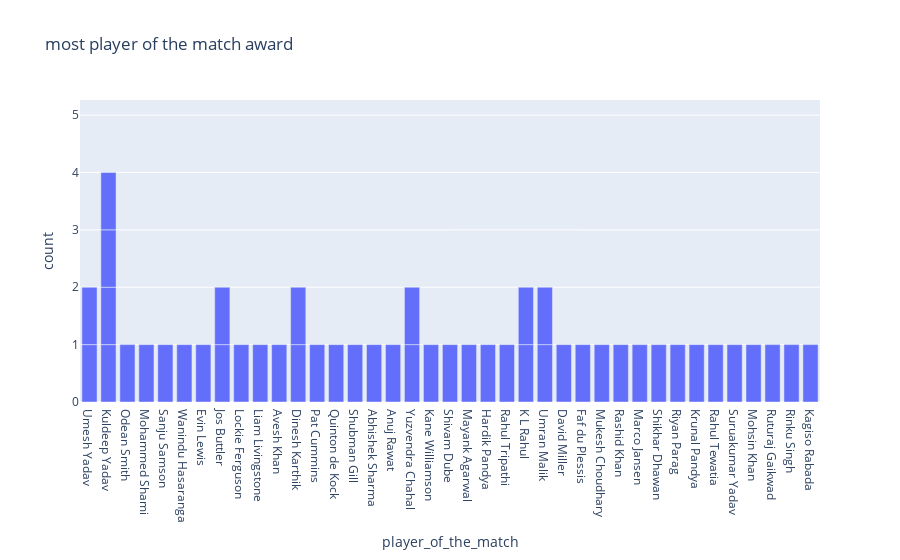

Source (notebook cell):
### Code cell
fig=px.bar(data,x=data["player_of_the_match"],title="most player of the match award")
fig.show()

### Figure 1 — Plotly figure (JSON) as saved in the notebook; plotly's stock layout.template omitted (floating-point values rounded to 4 significant figures)
{"data": [{"alignmentgroup": "True", "hovertemplate": "player_of_the_match=%{x}<br>count=%{y}<extra></extra>", "legendgroup": "", "marker": {"color": "#636efa", "pattern": {"shape": ""}}, "name": "", "offsetgroup": "", "orientation": "v", "showlegend": false, "textposition": "auto", "type": "bar", "x": ["Umesh Yadav", "Kuldeep Yadav", "Odean Smith", "Mohammed Shami", "Sanju Samson", "Wanindu Hasaranga", "Evin Lewis", "Umesh Yadav", "Jos Buttler", "Lockie Ferguson", "Liam Livingstone", "Avesh Khan", "Dinesh Karthik", "Pat Cummins", "Quinton de Kock", "Shubman Gill", "Abhishek Sharma", "Anuj Rawat", "Kuldeep Yadav", "Yuzvendra Chahal", "Kane Williamson", "Shivam Dube", "Mayank Agarwal", "Hardik Pandya", "Rahul Tripathi", "K L Rahul", "Dinesh Karthik", "Umran Malik", "David Miller", "Yuzvendra Chahal", "Faf du Plessis", "Kuldeep Yadav", "Mukesh Choudhary", "Jos Buttler", "Rashid Khan", "Marco Jansen", "K L Rahul", "Shikhar Dhawan", "Riyan Parag", "Umran Malik", "Kuldeep Yadav", "Krunal Pandya", "Rahul Tewatia", "Suruakumar Yadav", "Mohsin Khan", "Ruturaj Gaikwad", "Rinku Singh", "Kagiso Rabada", null, null, null, null, null], "xaxis": "x", "y": [1, 1, 1, 1, 1, 1, 1, 1, 1, 1, 1, 1, 1, 1, 1, 1, 1, 1, 1, 1, 1, 1, 1, 1, 1, 1, 1, 1, 1, 1, 1, 1, 1, 1, 1, 1, 1, 1, 1, 1, 1, 1, 1, 1, 1, 1, 1, 1, 1, 1, 1, 1, 1], "yaxis": "y"}], "layout": {"autosize": true, "barmode": "relative", "legend": {"tracegroupgap": 0}, "title": {"text": "most player of the match award"}, "xaxis": {"anchor": "y", "autorange": true, "domain": [0, 1], "range": [-0.5, 38.5], "title": {"text": "player_of_the_match"}, "type": "category"}, "yaxis": {"anchor": "x", "autorange": true, "domain": [0, 1], "range": [0, 5.263], "title": {"text": "count"}, "type": "linear"}}}
